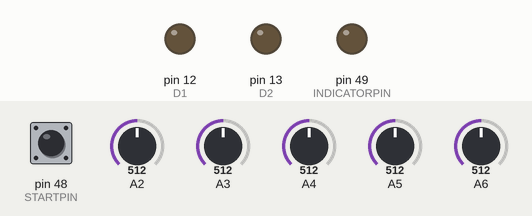
A sketch run on a simulated Arduino Mega 2560, built with avr-gcc and run on an emulated ATmega2560. On the bench: output pins drawn as LEDs (lit = HIGH). The inputs (shaded band) are chosen by the test bench; at power-on: A4 = 512, A3 = 512, pin 48 (STARTPIN) HIGH, A2 = 512, A5 = 512, A6 = 512. Pins used as bus, display or sensor lines are not drawn; what the sketch prints to the serial monitor is not drawn.

Above: at 4.7 s.
4.8 s: A4 set to 691
6.3 s: A4 set to 719
At 7.2 s:
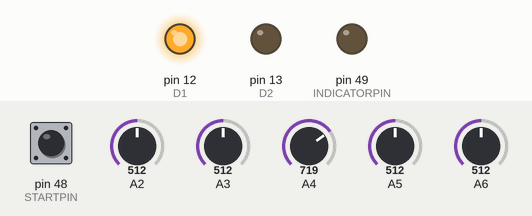
7.8 s: A3 set to 522
At 9.0 s:
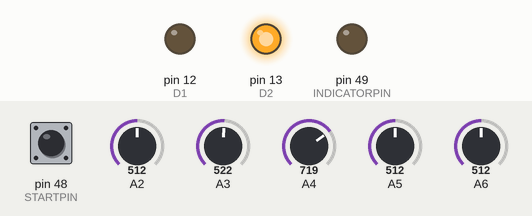
9.3 s: A3 set to 306
At 10.5 s:
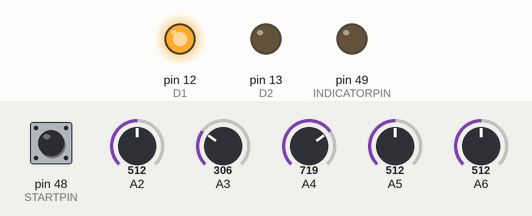
10.8 s: A3 set to 710
At 12.1 s:
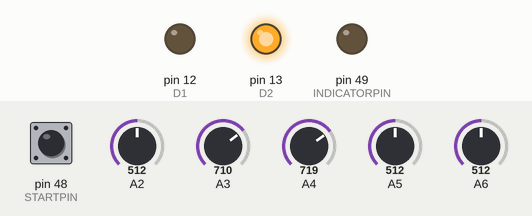
Timing chart, 0 to 13.3 s (numbered marks = the images above; inputs shaded):
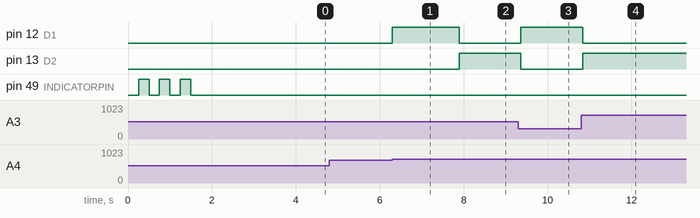

Measured:
- the behaviour switches between 701 and 702 on A4 (found by bisection; images 0 and 1)
- the behaviour switches between 512 and 513 on A3 (found by bisection; images 1 and 2)
- after the input at 4.8 s, every drawn part: stays the same
- after the input at 6.3 s, pin 12 (D1): LOW → HIGH at once
- after the input at 7.8 s, pin 12 (D1): HIGH → LOW after 0.09 s; pin 13 (D2): LOW → HIGH after 0.09 s
- after the input at 9.3 s, pin 12 (D1): LOW → HIGH after 0.07 s; pin 13 (D2): HIGH → LOW after 0.07 s
- after the input at 10.8 s, pin 12 (D1): HIGH → LOW at once; pin 13 (D2): LOW → HIGH at once

The sketch:

Lab5_4.ino
```cpp
#include <QTRSensors.h>

#define NUM_SENSORS             5  // number of sensors used
#define NUM_SAMPLES_PER_SENSOR  4  // average 4 analog samples per sensor reading
#define EMITTER_PIN             255  // emitter is 255

#define STARTPIN                48
#define INDICATORPIN            49

//Analog Pins sensor assignment (from left to right)
#define SEN1              2      //back left
#define SEN2              3      //front left
#define SEN3              4      //center
#define SEN4              5      //front right
#define SEN5              6      //back right

//Standard PWM DC control
int S1 = 3;     //M1 Speed Control PWM - Left wheel/motor
int D1 = 12;    //M1 Direction Control
int S2 = 11;    //M2 Speed Control PWM - Right wheel/motor
int D2 = 13;    //M2 Direction Control

#define mspd1  80
#define mspd2  80
#define dur1   10
#define slimith 500
#define slimitl 250

#define FORWARD    0
#define SEEK 1
#define BACKWARD   2
#define DONE       3
int mode = DONE;

QTRSensorsAnalog qtra((unsigned char[]) {SEN1,SEN2,SEN3,SEN4,SEN5}, NUM_SENSORS, NUM_SAMPLES_PER_SENSOR, EMITTER_PIN);
unsigned int senVal[NUM_SENSORS];

void mstop(){
  analogWrite(S1,0);
  analogWrite(S2,0);
  digitalWrite(D1,LOW);
  digitalWrite(D2,LOW);
}

void mmove(char dir, char spdR, char spdL, int duration){
  switch(dir){
    case 'F':
      digitalWrite(D1,HIGH);
      digitalWrite(D2,HIGH);
      break;
    case 'B':
      digitalWrite(D1,LOW);
      digitalWrite(D2,LOW);
      break;
    case 'L':
      digitalWrite(D1,LOW);
      digitalWrite(D2,HIGH);
      break;
    case 'R':
      digitalWrite(D1,HIGH);
      digitalWrite(D2,LOW);
      break;
  }
  analogWrite(S1, spdR);
  analogWrite(S2, spdL);
  delay(duration);
}

void setup() {
  // put your setup code here, to run once:
  pinMode(STARTPIN, INPUT);
  pinMode(INDICATORPIN, OUTPUT);

  pinMode(D1,OUTPUT);
  pinMode(D2,OUTPUT);
  pinMode(S1,OUTPUT);
  pinMode(S2,OUTPUT);

  Serial.begin(9600);

  Serial.println("Waiting to start...");
  while( digitalRead(STARTPIN) == LOW ){}

  Serial.println("Robot start");
  //indicate with lights to start
  for(int i=0; i<3; i++){
    delay(250);
    digitalWrite(INDICATORPIN, HIGH);
    delay(250);
    digitalWrite(INDICATORPIN, LOW);
  }
  delay(2000);

  Serial.println("Line Detect loop start");
  mode = FORWARD;
}

void loop() {
  // put your main code here, to run repeatedly:
  //drive robots and check for line deviation signals

//////////----------//////////
  if(mode == FORWARD){
    qtra.read(senVal);
    //black line @ center detected - case 1
    while( senVal[SEN2-2]<=100 && senVal[SEN3-2]>700 && senVal[SEN4-2]<=100 ){
      mmove('F', mspd1, mspd1, dur1);
      qtra.read(senVal);
    }
    //right
    while( senVal[SEN2-2]<=100 && senVal[SEN3-2]<=200 && senVal[SEN4-2]>700 ){
      mmove('R', mspd2, mspd2, dur1);
      qtra.read(senVal);
    }
    while( senVal[SEN2-2]<=100 && senVal[SEN3-2]>200 && senVal[SEN4-2]>200 ){
      mmove('R', mspd2, mspd2, dur1);
      qtra.read(senVal);
    }
//    while( senVal[SEN2-2]<=300 && senVal[SEN3-2]>700 && senVal[SEN4-2]>300 ){
//      mmove('R', mspd2, mspd2, dur1);
//      qtra.read(senVal);
//    }
    //left
    while( senVal[SEN2-2]>700 && senVal[SEN3-2]<=200 && senVal[SEN4-2]<=100 ){
      mmove('L', mspd2, mspd2, dur1);
      qtra.read(senVal);
    }
    while( senVal[SEN2-2]>200 && senVal[SEN3-2]>200 && senVal[SEN4-2]<=100 ){
      mmove('L', mspd2, mspd2, dur1);
      qtra.read(senVal);
    }
//    while( senVal[SEN2-2]>300 && senVal[SEN3-2]>700 && senVal[SEN4-2]<=300 ){
//      mmove('L', mspd2, mspd2, dur1);
//      qtra.read(senVal);
//    }
    while( senVal[SEN2-2]>300 && senVal[SEN3-2]>700 && senVal[SEN4-2]>300 ){
      if(senVal[SEN2-2] > senVal[SEN4-2]){
        mmove('L', mspd2, mspd2, dur1);
        delay(100);
      }
      else{
        mmove('R', mspd2, mspd2, dur1);
        delay(100);
      }
      qtra.read(senVal);
    }
    //FINALLY: no black line detected - end of forward stage
    if ( senVal[SEN2-2]<=100 && senVal[SEN3-2]<=100 && senVal[SEN4-2]<=100 ){
      mode = SEEK;
    }
  }
//////////----------//////////
  else if (mode == SEEK){
    //mmove('B', mspd1, mspd1, dur1);
    //delay(300);
    qtra.read(senVal);
    //black line detected @center
    while( !(senVal[SEN2-2]<=100 && senVal[SEN3-2]>700 && senVal[SEN4-2]<=100) ){
      mmove('R', mspd1, mspd1, dur1);
      qtra.read(senVal);
    }
    mode = FORWARD;
  }
//////////----------//////////
  else if (mode == DONE){
    mstop();
  }
}
```
